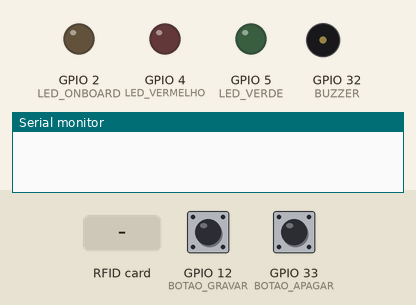
Bench run of a sketch on a simulated ESP32. Shown: output pins drawn as LEDs (lit = HIGH), buzzer (waves = sounding, pin HIGH), the last lines printed to the serial monitor. Dashed ring = blinking. Inputs (shaded band) come from the test bench; at power-on: GPIO 12 (BOTAO_GRAVAR) HIGH, GPIO 33 (BOTAO_APAGAR) HIGH.

Above: at 1.2 s.
1.3 s: RFID card 5E 7A 19 C4 held to the reader
At 1.93 s:
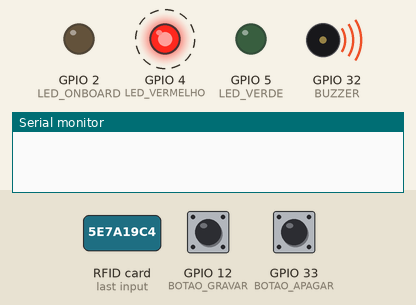
4.3 s: GPIO 12 (BOTAO_GRAVAR) pulled LOW for 0.15 s
At 4.8 s:
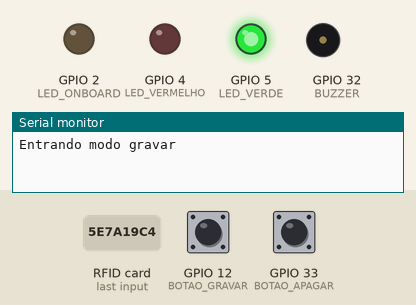
5.9 s: RFID card 5E 7A 19 C4 held to the reader
At 7.04 s:
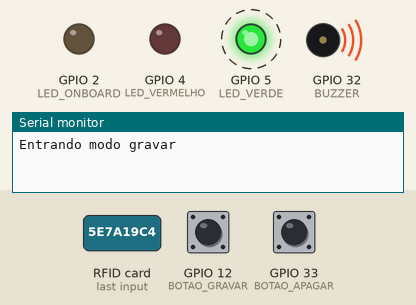
8.9 s: GPIO 33 (BOTAO_APAGAR) pulled LOW for 0.15 s
At 9.9 s:
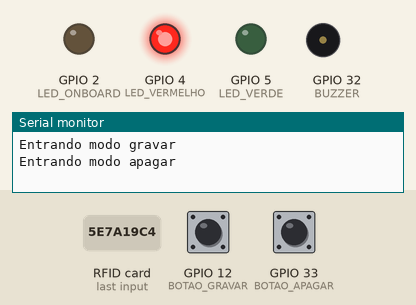
Timing chart, 0 to 11.5 s (numbered marks = the images above; inputs shaded):
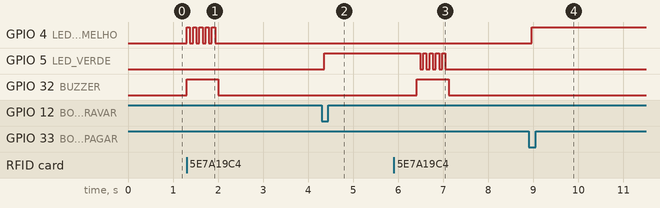

The sketch:

portao_1.2_esp32_emissor.ino
```cpp
/*------------------------------------------------------------------------*\

  Descrição: O código é responsável por controlar o acesso a um portão
             automático, este módulo permite a autenticação de usuários
             através de um módulo RFID MFRC522, o seguinte código cadastra
             e exclui cartões/tags compatíveis com o módulo. Se comunica com
             o receptor, outro ESP32 que irá controlar o acionamento do portão.

  Criado por: Ramon Celino
              Ygor Kauan

\*------------------------------------------------------------------------*/

// Bibliotecas usadas
#include <SPI.h>
#include <MFRC522.h>
#include <esp_now.h>
#include <WiFi.h>

// Constantes
#define BOTAO_GRAVAR 12
#define BOTAO_APAGAR 33
#define LED_ONBOARD 2
#define LED_VERMELHO 4
#define LED_VERDE 5
#define BUZZER 32

// -- Variáveis --
uint8_t peerAddress[] = {0xCC, 0x50, 0xE3, 0x5D, 0x7A, 0x0C};       // Endereço MAC do receptor
uint8_t leitura_cartao[4];                                          // Variável que armazena endereço a ser comparado
uint8_t cadastrados[100][4];                                        // Vetor bidimensional para representar os cartões gravados
uint8_t cont_cadastros = 0;                                         // Referência para número de cadastrados
bool modo_gravar = false;                                           // Identificador booleano do modo gravação
bool modo_apagar = false;                                           // Identificador booleano do modo exclusão

// Acesso ao módulo RFID
MFRC522 rfid(21, 22);                                               // Pino de seleção ss_pin. Pino do reset, rst_pin

// Estrutuda do tipo de dados que será enviada ao receptor
typedef struct struct_message {
  bool acionamento;
} struct_message;

// Criação de uma struct_message denominada msg
struct_message msg;

// Carrega informações do receptor
esp_now_peer_info_t peerInfo;

// Função callback quando dado é enviado
void OnDataSent(const uint8_t *mac_addr, esp_now_send_status_t status) {
  status == ESP_NOW_SEND_SUCCESS ? digitalWrite(LED_ONBOARD, LOW) : digitalWrite(LED_ONBOARD, HIGH);
}

// Função de interrupção chamada no evento do clique do botão ligado ao pino 12, modo gravação
void IRAM_ATTR botao_gravar() {
  Serial.println("Entrando modo gravar");
  if (!modo_apagar) modo_gravar = true;
}

// Função de interrupção chamada no evento do clique do botão ligado ao pino 33, modo excluir
void IRAM_ATTR botao_apagar() {
  Serial.println("Entrando modo apagar");
  if (!modo_gravar) modo_apagar = true;
}

void setup() {

  // Definição dos modo de operação dos pinos usados
  pinMode(BOTAO_GRAVAR, INPUT_PULLUP);
  pinMode(BOTAO_APAGAR, INPUT_PULLUP);
  pinMode(LED_ONBOARD, OUTPUT);
  pinMode(LED_VERMELHO, OUTPUT);
  pinMode(LED_VERDE, OUTPUT);
  pinMode(BUZZER, OUTPUT);

  // Inicialização das saídas
  digitalWrite(LED_ONBOARD, LOW);
  digitalWrite(LED_VERMELHO, LOW);
  digitalWrite(LED_VERDE, LOW);
  digitalWrite(BUZZER, LOW);

  // Definição das interruções externas
  attachInterrupt(digitalPinToInterrupt(BOTAO_GRAVAR), botao_gravar, FALLING);
  attachInterrupt(digitalPinToInterrupt(BOTAO_APAGAR), botao_apagar, FALLING);

  // Adicionando a mensagem a ser enviada
  msg.acionamento = true;

  // Definição do modo de operação do ESP32, modo estação
  WiFi.mode(WIFI_STA);

  // Definição da função chamada para realizar o envio de dados
  esp_now_register_send_cb(OnDataSent);

  // Registro do receptor, definição do canal usado e desabilitação da criptografia
  memcpy(peerInfo.peer_addr, peerAddress, 6);
  peerInfo.channel = 1;
  peerInfo.encrypt = false;

  // Inicialização da comunicação
  SPI.begin();
  rfid.PCD_Init();
}

void loop() {

  if (!modo_gravar && !modo_apagar) {                                                     // Se nenhum botão seja precionado
    if (getID())                                                                          // Verifica se algum cartão se aproximou
      if (validar() != 100) {                                                             // Verifica se o cartão foi cadastrado
        esp_err_t result = esp_now_send(peerAddress, (uint8_t *) &msg, sizeof(msg));      // Chamada da função que envia msg para abertura do portão
      } else
        erro();                                                                           // Cartão não cadastrado
    } else
      modificar_registro();                                                               // Um dos botões foi pressionado

  delay(100);

}

// Função responsável por alterar cadastro do banco de cartãoes/tags
void modificar_registro() {
  uint8_t cartao;

  if (modo_gravar) {                                                                        // Entra no modo Gravar
    digitalWrite(LED_VERDE, HIGH);                                                          // Liga o led verde
    while (!getID()) {};                                                                    // Aguarda a aproximação do cartão
    delay(500);
    cartao = validar();                                                                     // Faz a verificação se o cartão existe no bando de cartões
    digitalWrite(LED_VERDE, LOW);                                                           // Apaga o led verde
    if (cartao == 100) {                                                                    // Caso o cartão não exista será adicionado
      for (uint8_t i = 0; i < 4; i++) cadastrados[cont_cadastros][i] = leitura_cartao[i];
      cont_cadastros++;
      validado();
    } else {
      erro();                                                                               // Cartão a ser adicionado já consta cadastrado
    }
    modo_gravar = false;

  } else {                                                                                  // Entra no modo apagar
    digitalWrite(LED_VERMELHO, HIGH);                                                       // Liga o led vermelho
    while (!getID()) {};                                                                    // Aguarda a aproximação do cartão
    delay(500);
    cartao = validar();                                                                     // Faz a verificação se o cartão existe no bando de cartões
    digitalWrite(LED_VERMELHO, LOW);                                                        // Apaga o led vermelho
    if (cartao != 100) {                                                                    // Caso o cartão exista será excluido
      cont_cadastros--;
      for (uint8_t i = 0; i < 4; i++) cadastrados[cartao][i] = cadastrados[cont_cadastros][i];
      validado();
    } else {
      erro();                                                                               // Cartão não existe no banco de cartões
    }
    modo_apagar = false;
  }
  return;
}

// Função que sinaliza erro de operação, pisca o led vermelho por 5 vezes e aciona o buzzes por 700ms
void erro() {
  digitalWrite(BUZZER, HIGH);
  for (uint8_t i = 0; i < 10; i++){
    digitalWrite(4, digitalRead(4)^1);
    delay(70);
  }
  digitalWrite(BUZZER, LOW);
  return;
}

// Função que sinaliza operação bem sucedida, pisca o led verde por 5 vezes e aciona o buzzes por 700ms
void validado() {
  digitalWrite(BUZZER, HIGH);
  for (uint8_t i = 0; i < 10; i++){
      digitalWrite(5, digitalRead(5)^1);
      delay(70);
  }
  digitalWrite(BUZZER, LOW);
  return;
}

// Função que percorre o banco de cartões e verifica se existe um igual ao aproximado (leitura_cartao)
// Retorna o índice da matriz cadastrados caso o cartão exista
// Retorna 100 caso contrário
uint8_t validar() {
  for (uint8_t i = 0; i < cont_cadastros; i++){
    if (cadastrados[i][0] == leitura_cartao[0] && cadastrados[i][1] == leitura_cartao[1] && cadastrados[i][2] == leitura_cartao[2] && cadastrados[i][3] == leitura_cartao[3]) return i;
  }
  return 100;
}

// Função responsável por fazer a rotina de captura do ID de um cartão aproximado
// Retorna false caso o cartão proximo foi lido por último
// Caso contrário retorna true
bool getID() {
  for (uint8_t i = 0; i < 4; i++) leitura_cartao[i] = 0;
  if (!rfid.PICC_IsNewCardPresent() || !rfid.PICC_ReadCardSerial()) return false;
  for (uint8_t i = 0; i < 4; i++) {
    leitura_cartao[i] = rfid.uid.uidByte[i];
  }
  rfid.PICC_HaltA();
  return true;
}
```

Measured:
- after the input at 1.3 s, GPIO 4 (LED_VERMELHO): alternates HIGH for 0.07 s and LOW for 0.07 s, 10 changes in all, then stays LOW, starting at once; GPIO 32 (BUZZER): LOW → HIGH at once, → LOW 0.70 s later
- after the input at 4.3 s, GPIO 5 (LED_VERDE): LOW → HIGH after 0.06 s
- after the input at 5.9 s, GPIO 5 (LED_VERDE): alternates HIGH for 0.07 s and LOW for 0.07 s, 9 changes in all, then stays LOW, starting after 0.59 s; GPIO 32 (BUZZER): LOW → HIGH after 0.52 s, → LOW 0.70 s later
- after the input at 8.9 s, GPIO 4 (LED_VERMELHO): LOW → HIGH after 0.07 s
